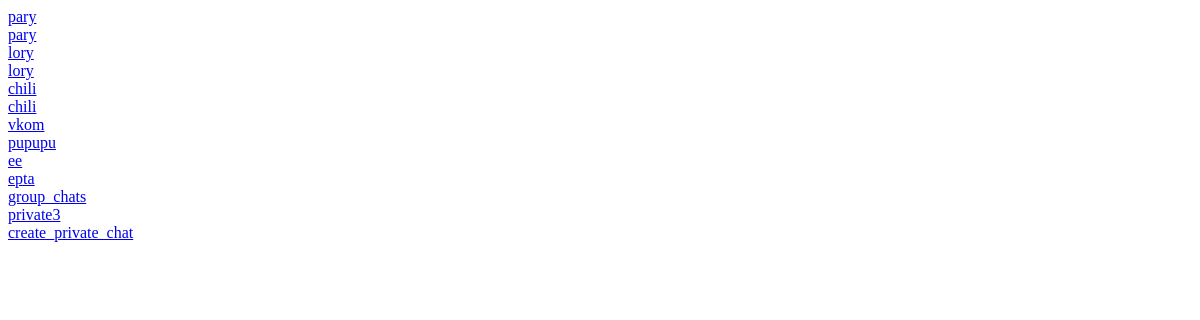
/group_chat_list/ (signed in), run on an earlier commit of the app's database.
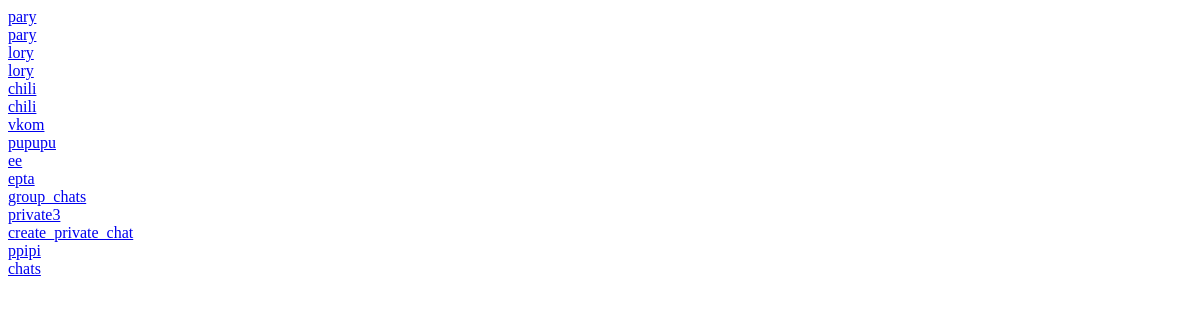
And on a later commit of the database.
### chat/models.py (models this page shows, shortened)
class GroupChat(models.Model):
    admin = models.ForeignKey(User, on_delete=models.CASCADE, related_name='admin_user')
    name = models.CharField(max_length=150)
    members = models.ManyToManyField(User, through='Membership', related_name='member_user')

### main_app/views.py (the view)
# urls.py: path("group_chat_list/", views.GroupChatList.as_view(), name="group_chat_list"),
class GroupChatList(LoginRequiredMixin, ListView):
    model = GroupChat
    template_name = 'chat/group_chat_list.html'
    context_object_name = 'group_chat_list'
    raise_exception = False

### templates/chat/group_chat_list.html
{% for chat in group_chat_list %}
    <a href="{% url 'room' chat.name %}">
    {{ chat.name }}</a><br>
{% endfor %}

What changed in the data, as far as the page shows it:
added GroupChat: name "ppipi"
added GroupChat: name "chats"
